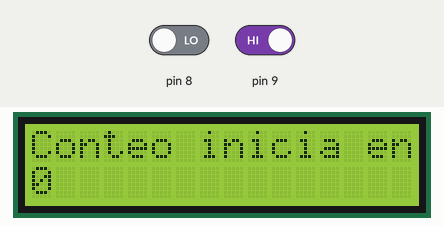
Recording of a sketch running on a simulated Arduino Uno, built with avr-gcc and run on an emulated ATmega328P. On the bench: 16×2 character LCD. The inputs (shaded band) are chosen by the test bench; at power-on: pin 8 LOW, pin 9 HIGH.

Above: at 1.2 s.
1.3 s: pin 8 driven HIGH
At 2.2 s:
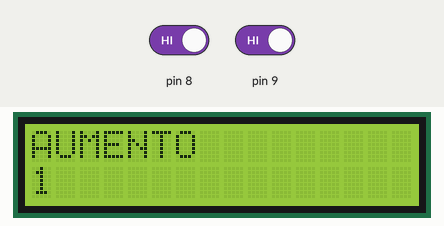
4.3 s: pin 8 driven LOW and pin 9 driven LOW
At 5.3 s:
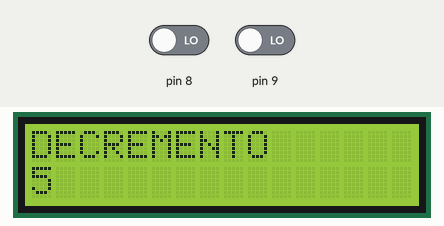
At 8.3 s:
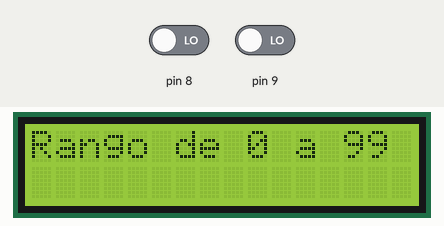
8.9 s: pin 9 driven LOW
Timing chart, 0 to 11.9 s (numbered marks = the images above; inputs shaded):
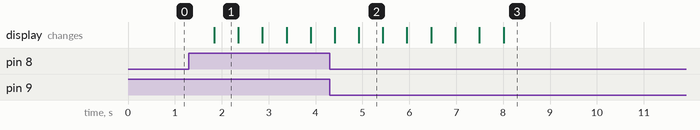

The sketch:

LCD_I2C_contador_manual_0_99.ino
```cpp
#include <LiquidCrystal_I2C.h>
LiquidCrystal_I2C lcd(0x27,16,2);
int CONTADOR=0;
void setup() {
  pinMode(8,INPUT);
  pinMode(9,INPUT);
  lcd.init();
  lcd.backlight();
  lcd.setCursor(0,0);
  lcd.print("Conteo inicia en");
  lcd.setCursor(0,1);
  lcd.print(CONTADOR);}
void loop() {
   int BOTON1= digitalRead(8);
   int BOTON2= digitalRead(9);
   delay(250);
   if ((CONTADOR>=99&&BOTON1==1)||(CONTADOR<=0&&BOTON2==0)){
     delay(250);
     lcd.clear();
     lcd.setCursor(0,0);
     lcd.print("Rango de 0 a 99");}
  else if(BOTON1==1){
     delay(250);
     CONTADOR++;
     lcd.clear();
     lcd.setCursor(0,0);
     lcd.print("AUMENTO");
     lcd.setCursor(0,1);
     lcd.print(CONTADOR);}
  else if(BOTON2==0){
     delay(250);
     CONTADOR--;
     lcd.clear();
     lcd.setCursor(0,0);
     lcd.print("DECREMENTO");
     lcd.setCursor(0,1);
     lcd.print(CONTADOR);}}
```

Measured:
- after the input at 1.3 s, the display: changes after 0.54 s (image 1)
- after the input at 4.3 s, the display: first differs from a run without the input after 0.62 s (image 2)
- after the input at 8.9 s, every drawn part: stays the same
- what the display in image 1 shows lasts 0.6 s, from 1.8 s to 2.4 s
